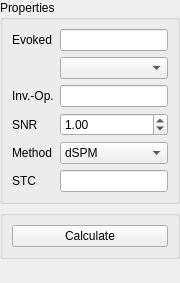
<?xml version="1.0" encoding="UTF-8"?>
<ui version="4.0">
 <class>InvMNEControl</class>
 <widget class="QWidget" name="InvMNEControl">
  <property name="geometry">
   <rect>
    <x>0</x>
    <y>0</y>
    <width>180</width>
    <height>283</height>
   </rect>
  </property>
  <property name="minimumSize">
   <size>
    <width>180</width>
    <height>0</height>
   </size>
  </property>
  <property name="windowTitle">
   <string>MNE Control</string>
  </property>
  <layout class="QVBoxLayout" name="verticalLayout">
   <property name="leftMargin">
    <number>0</number>
   </property>
   <property name="topMargin">
    <number>0</number>
   </property>
   <property name="rightMargin">
    <number>0</number>
   </property>
   <property name="bottomMargin">
    <number>0</number>
   </property>
   <item>
    <widget class="QGroupBox" name="m_qGroupBoxProperties">
     <property name="title">
      <string>Properties</string>
     </property>
     <layout class="QFormLayout" name="formLayout">
      <item row="0" column="0">
       <widget class="QLabel" name="m_qLabelEvoked">
        <property name="text">
         <string>Evoked</string>
        </property>
       </widget>
      </item>
      <item row="0" column="1">
       <widget class="QLineEdit" name="m_qLineEditEvoked"/>
      </item>
      <item row="2" column="1">
       <widget class="QComboBox" name="m_qComboBoxEventType"/>
      </item>
      <item row="3" column="0">
       <widget class="QLabel" name="m_qLabelInv">
        <property name="text">
         <string>Inv.-Op.</string>
        </property>
       </widget>
      </item>
      <item row="3" column="1">
       <widget class="QLineEdit" name="m_qLineEditInv"/>
      </item>
      <item row="4" column="0">
       <widget class="QLabel" name="m_qLabelSNR">
        <property name="text">
         <string>SNR</string>
        </property>
       </widget>
      </item>
      <item row="4" column="1">
       <widget class="QDoubleSpinBox" name="doubleSpinBox">
        <property name="singleStep">
         <double>0.100000000000000</double>
        </property>
        <property name="value">
         <double>1.000000000000000</double>
        </property>
       </widget>
      </item>
      <item row="5" column="0">
       <widget class="QLabel" name="m_qLabelMethod">
        <property name="text">
         <string>Method</string>
        </property>
       </widget>
      </item>
      <item row="5" column="1">
       <widget class="QComboBox" name="m_qComboBoxMethod">
        <property name="currentIndex">
         <number>1</number>
        </property>
        <item>
         <property name="text">
          <string>MNE</string>
         </property>
        </item>
        <item>
         <property name="text">
          <string>dSPM</string>
         </property>
        </item>
        <item>
         <property name="text">
          <string>sLORETA</string>
         </property>
        </item>
       </widget>
      </item>
      <item row="6" column="0">
       <widget class="QLabel" name="m_qLabelSTC">
        <property name="text">
         <string>STC</string>
        </property>
       </widget>
      </item>
      <item row="6" column="1">
       <widget class="QLineEdit" name="m_qLineEditSTC"/>
      </item>
     </layout>
    </widget>
   </item>
   <item>
    <widget class="QGroupBox" name="m_qGroupBoxCalculate">
     <property name="title">
      <string/>
     </property>
     <layout class="QVBoxLayout" name="verticalLayout_3">
      <item>
       <widget class="QPushButton" name="m_qPushButtonCalculate">
        <property name="text">
         <string>Calculate</string>
        </property>
       </widget>
      </item>
     </layout>
    </widget>
   </item>
   <item>
    <spacer name="m_qVerticalSpacer">
     <property name="orientation">
      <enum>Qt::Vertical</enum>
     </property>
     <property name="sizeHint" stdset="0">
      <size>
       <width>20</width>
       <height>40</height>
      </size>
     </property>
    </spacer>
   </item>
  </layout>
 </widget>
 <resources/>
 <connections/>
</ui>
